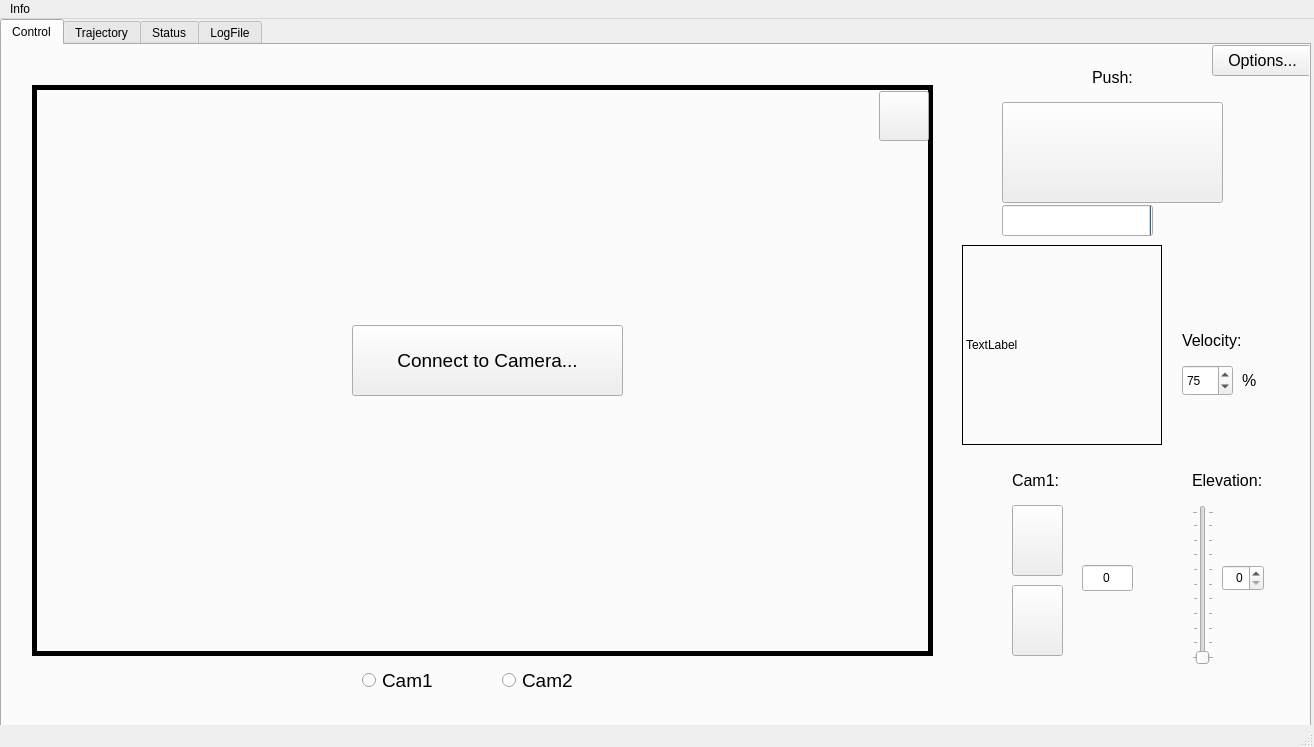
<?xml version="1.0" encoding="UTF-8"?>
<ui version="4.0">
 <class>MainWindow</class>
 <widget class="QMainWindow" name="MainWindow">
  <property name="geometry">
   <rect>
    <x>0</x>
    <y>0</y>
    <width>1314</width>
    <height>747</height>
   </rect>
  </property>
  <property name="windowTitle">
   <string>ROVER - PL1</string>
  </property>
  <widget class="QWidget" name="centralwidget">
   <widget class="QTabWidget" name="tabWidget">
    <property name="geometry">
     <rect>
      <x>0</x>
      <y>0</y>
      <width>1311</width>
      <height>731</height>
     </rect>
    </property>
    <property name="currentIndex">
     <number>0</number>
    </property>
    <widget class="QWidget" name="tab">
     <attribute name="title">
      <string>Control</string>
     </attribute>
     <widget class="QPushButton" name="qCam1Down_pushButton">
      <property name="geometry">
       <rect>
        <x>1010</x>
        <y>540</y>
        <width>51</width>
        <height>71</height>
       </rect>
      </property>
      <property name="text">
       <string/>
      </property>
      <property name="icon">
       <iconset>
        <normaloff>arrow_down.png</normaloff>arrow_down.png</iconset>
      </property>
      <property name="iconSize">
       <size>
        <width>50</width>
        <height>50</height>
       </size>
      </property>
     </widget>
     <widget class="QPushButton" name="qCam1Up_pushButton">
      <property name="geometry">
       <rect>
        <x>1010</x>
        <y>460</y>
        <width>51</width>
        <height>71</height>
       </rect>
      </property>
      <property name="text">
       <string/>
      </property>
      <property name="icon">
       <iconset>
        <normaloff>arrow_up.png</normaloff>arrow_up.png</iconset>
      </property>
      <property name="iconSize">
       <size>
        <width>50</width>
        <height>50</height>
       </size>
      </property>
     </widget>
     <widget class="QProgressBar" name="qPuls_progressBar">
      <property name="geometry">
       <rect>
        <x>1000</x>
        <y>160</y>
        <width>151</width>
        <height>31</height>
       </rect>
      </property>
      <property name="layoutDirection">
       <enum>Qt::RightToLeft</enum>
      </property>
      <property name="value">
       <number>0</number>
      </property>
      <property name="invertedAppearance">
       <bool>false</bool>
      </property>
     </widget>
     <widget class="QPushButton" name="qPuls_pushButton">
      <property name="geometry">
       <rect>
        <x>1000</x>
        <y>57</y>
        <width>221</width>
        <height>101</height>
       </rect>
      </property>
      <property name="text">
       <string/>
      </property>
      <property name="icon">
       <iconset>
        <normaloff>pulsador.png</normaloff>pulsador.png</iconset>
      </property>
      <property name="iconSize">
       <size>
        <width>200</width>
        <height>200</height>
       </size>
      </property>
     </widget>
     <widget class="QLabel" name="label_4">
      <property name="geometry">
       <rect>
        <x>1090</x>
        <y>17</y>
        <width>51</width>
        <height>31</height>
       </rect>
      </property>
      <property name="font">
       <font>
        <pointsize>12</pointsize>
       </font>
      </property>
      <property name="text">
       <string>Push:</string>
      </property>
     </widget>
     <widget class="QLabel" name="label">
      <property name="geometry">
       <rect>
        <x>1180</x>
        <y>280</y>
        <width>91</width>
        <height>31</height>
       </rect>
      </property>
      <property name="font">
       <font>
        <pointsize>12</pointsize>
       </font>
      </property>
      <property name="text">
       <string>Velocity:</string>
      </property>
     </widget>
     <widget class="QLabel" name="label_2">
      <property name="geometry">
       <rect>
        <x>1010</x>
        <y>420</y>
        <width>61</width>
        <height>31</height>
       </rect>
      </property>
      <property name="font">
       <font>
        <pointsize>12</pointsize>
       </font>
      </property>
      <property name="text">
       <string>Cam1:</string>
      </property>
     </widget>
     <widget class="QLabel" name="label_3">
      <property name="geometry">
       <rect>
        <x>1190</x>
        <y>420</y>
        <width>91</width>
        <height>31</height>
       </rect>
      </property>
      <property name="font">
       <font>
        <pointsize>12</pointsize>
       </font>
      </property>
      <property name="text">
       <string>Elevation:</string>
      </property>
     </widget>
     <widget class="QSlider" name="qElev_verticalSlider">
      <property name="geometry">
       <rect>
        <x>1190</x>
        <y>460</y>
        <width>22</width>
        <height>160</height>
       </rect>
      </property>
      <property name="value">
       <number>0</number>
      </property>
      <property name="orientation">
       <enum>Qt::Vertical</enum>
      </property>
      <property name="tickPosition">
       <enum>QSlider::TicksBothSides</enum>
      </property>
     </widget>
     <widget class="QSpinBox" name="qElev_spinBox">
      <property name="geometry">
       <rect>
        <x>1220</x>
        <y>520</y>
        <width>42</width>
        <height>26</height>
       </rect>
      </property>
      <property name="alignment">
       <set>Qt::AlignRight|Qt::AlignTrailing|Qt::AlignVCenter</set>
      </property>
     </widget>
     <widget class="QLineEdit" name="qCam1Pos_lineEdit">
      <property name="geometry">
       <rect>
        <x>1080</x>
        <y>520</y>
        <width>51</width>
        <height>26</height>
       </rect>
      </property>
      <property name="text">
       <string>0</string>
      </property>
      <property name="alignment">
       <set>Qt::AlignCenter</set>
      </property>
      <property name="readOnly">
       <bool>true</bool>
      </property>
     </widget>
     <widget class="QLabel" name="label_5">
      <property name="geometry">
       <rect>
        <x>1240</x>
        <y>320</y>
        <width>91</width>
        <height>31</height>
       </rect>
      </property>
      <property name="font">
       <font>
        <pointsize>12</pointsize>
       </font>
      </property>
      <property name="text">
       <string>%</string>
      </property>
     </widget>
     <widget class="QRadioButton" name="qCam1_RadioButton">
      <property name="enabled">
       <bool>true</bool>
      </property>
      <property name="geometry">
       <rect>
        <x>360</x>
        <y>610</y>
        <width>100</width>
        <height>50</height>
       </rect>
      </property>
      <property name="font">
       <font>
        <pointsize>14</pointsize>
       </font>
      </property>
      <property name="text">
       <string>Cam1</string>
      </property>
      <property name="checkable">
       <bool>true</bool>
      </property>
      <property name="checked">
       <bool>false</bool>
      </property>
     </widget>
     <widget class="QRadioButton" name="qCam2_radioButton">
      <property name="geometry">
       <rect>
        <x>500</x>
        <y>610</y>
        <width>100</width>
        <height>50</height>
       </rect>
      </property>
      <property name="font">
       <font>
        <pointsize>14</pointsize>
       </font>
      </property>
      <property name="text">
       <string>Cam2</string>
      </property>
      <property name="iconSize">
       <size>
        <width>50</width>
        <height>50</height>
       </size>
      </property>
     </widget>
     <widget class="QLabel" name="qVideo_label">
      <property name="geometry">
       <rect>
        <x>30</x>
        <y>40</y>
        <width>901</width>
        <height>571</height>
       </rect>
      </property>
      <property name="font">
       <font>
        <pointsize>20</pointsize>
       </font>
      </property>
      <property name="autoFillBackground">
       <bool>false</bool>
      </property>
      <property name="frameShape">
       <enum>QFrame::Box</enum>
      </property>
      <property name="frameShadow">
       <enum>QFrame::Plain</enum>
      </property>
      <property name="lineWidth">
       <number>5</number>
      </property>
      <property name="text">
       <string/>
      </property>
      <property name="scaledContents">
       <bool>true</bool>
      </property>
      <property name="margin">
       <number>0</number>
      </property>
     </widget>
     <widget class="QPushButton" name="qConnect_pushButton">
      <property name="geometry">
       <rect>
        <x>350</x>
        <y>280</y>
        <width>271</width>
        <height>71</height>
       </rect>
      </property>
      <property name="font">
       <font>
        <pointsize>14</pointsize>
       </font>
      </property>
      <property name="text">
       <string>Connect to Camera...</string>
      </property>
     </widget>
     <widget class="QPushButton" name="qVideoWindow_pushButton">
      <property name="geometry">
       <rect>
        <x>877</x>
        <y>46</y>
        <width>50</width>
        <height>50</height>
       </rect>
      </property>
      <property name="sizePolicy">
       <sizepolicy hsizetype="Fixed" vsizetype="Fixed">
        <horstretch>0</horstretch>
        <verstretch>0</verstretch>
       </sizepolicy>
      </property>
      <property name="text">
       <string/>
      </property>
      <property name="icon">
       <iconset>
        <normaloff>newWindow.PNG</normaloff>newWindow.PNG</iconset>
      </property>
      <property name="iconSize">
       <size>
        <width>40</width>
        <height>40</height>
       </size>
      </property>
      <property name="checkable">
       <bool>false</bool>
      </property>
     </widget>
     <widget class="QToolButton" name="q_toolButton_Options">
      <property name="geometry">
       <rect>
        <x>1210</x>
        <y>0</y>
        <width>101</width>
        <height>31</height>
       </rect>
      </property>
      <property name="font">
       <font>
        <pointsize>12</pointsize>
       </font>
      </property>
      <property name="text">
       <string>Options...</string>
      </property>
     </widget>
     <widget class="QSpinBox" name="spinBox">
      <property name="geometry">
       <rect>
        <x>1180</x>
        <y>320</y>
        <width>51</width>
        <height>31</height>
       </rect>
      </property>
      <property name="buttonSymbols">
       <enum>QAbstractSpinBox::UpDownArrows</enum>
      </property>
      <property name="maximum">
       <number>100</number>
      </property>
      <property name="singleStep">
       <number>5</number>
      </property>
      <property name="value">
       <number>75</number>
      </property>
     </widget>
     <widget class="QLabel" name="qJoystick_label">
      <property name="geometry">
       <rect>
        <x>960</x>
        <y>200</y>
        <width>200</width>
        <height>200</height>
       </rect>
      </property>
      <property name="frameShape">
       <enum>QFrame::Box</enum>
      </property>
      <property name="text">
       <string>TextLabel</string>
      </property>
     </widget>
    </widget>
    <widget class="QWidget" name="tab_2">
     <attribute name="title">
      <string>Trajectory</string>
     </attribute>
     <widget class="QLabel" name="label_6">
      <property name="geometry">
       <rect>
        <x>290</x>
        <y>10</y>
        <width>771</width>
        <height>621</height>
       </rect>
      </property>
      <property name="frameShape">
       <enum>QFrame::Box</enum>
      </property>
      <property name="lineWidth">
       <number>3</number>
      </property>
      <property name="text">
       <string/>
      </property>
      <property name="pixmap">
       <pixmap>trajectory2.png</pixmap>
      </property>
      <property name="scaledContents">
       <bool>true</bool>
      </property>
     </widget>
     <widget class="QPushButton" name="qTraj_pushButton">
      <property name="geometry">
       <rect>
        <x>890</x>
        <y>630</y>
        <width>171</width>
        <height>41</height>
       </rect>
      </property>
      <property name="font">
       <font>
        <pointsize>12</pointsize>
       </font>
      </property>
      <property name="text">
       <string>Export...</string>
      </property>
     </widget>
    </widget>
    <widget class="QWidget" name="tab_3">
     <attribute name="title">
      <string>Status</string>
     </attribute>
     <widget class="QLabel" name="label_7">
      <property name="geometry">
       <rect>
        <x>110</x>
        <y>170</y>
        <width>141</width>
        <height>20</height>
       </rect>
      </property>
      <property name="font">
       <font>
        <pointsize>12</pointsize>
       </font>
      </property>
      <property name="text">
       <string>Battery Level:</string>
      </property>
      <property name="alignment">
       <set>Qt::AlignCenter</set>
      </property>
     </widget>
     <widget class="QLabel" name="label_8">
      <property name="geometry">
       <rect>
        <x>460</x>
        <y>160</y>
        <width>151</width>
        <height>31</height>
       </rect>
      </property>
      <property name="font">
       <font>
        <pointsize>12</pointsize>
       </font>
      </property>
      <property name="text">
       <string>BBB:</string>
      </property>
      <property name="alignment">
       <set>Qt::AlignCenter</set>
      </property>
     </widget>
     <widget class="QLabel" name="label_9">
      <property name="geometry">
       <rect>
        <x>750</x>
        <y>160</y>
        <width>151</width>
        <height>31</height>
       </rect>
      </property>
      <property name="font">
       <font>
        <pointsize>12</pointsize>
       </font>
      </property>
      <property name="text">
       <string>ESP-CAM1:</string>
      </property>
      <property name="alignment">
       <set>Qt::AlignCenter</set>
      </property>
     </widget>
     <widget class="QLabel" name="label_10">
      <property name="geometry">
       <rect>
        <x>1040</x>
        <y>160</y>
        <width>151</width>
        <height>31</height>
       </rect>
      </property>
      <property name="font">
       <font>
        <pointsize>12</pointsize>
       </font>
      </property>
      <property name="text">
       <string>ESP-CAM2:</string>
      </property>
      <property name="alignment">
       <set>Qt::AlignCenter</set>
      </property>
     </widget>
     <widget class="QLabel" name="label_11">
      <property name="geometry">
       <rect>
        <x>720</x>
        <y>60</y>
        <width>221</width>
        <height>51</height>
       </rect>
      </property>
      <property name="font">
       <font>
        <pointsize>15</pointsize>
       </font>
      </property>
      <property name="text">
       <string>Connection Status:</string>
      </property>
     </widget>
     <widget class="QLabel" name="label_12">
      <property name="geometry">
       <rect>
        <x>80</x>
        <y>70</y>
        <width>201</width>
        <height>31</height>
       </rect>
      </property>
      <property name="font">
       <font>
        <pointsize>15</pointsize>
       </font>
      </property>
      <property name="text">
       <string>Rover Status:</string>
      </property>
      <property name="alignment">
       <set>Qt::AlignCenter</set>
      </property>
     </widget>
     <widget class="Line" name="line">
      <property name="geometry">
       <rect>
        <x>390</x>
        <y>30</y>
        <width>20</width>
        <height>621</height>
       </rect>
      </property>
      <property name="orientation">
       <enum>Qt::Vertical</enum>
      </property>
     </widget>
     <widget class="QPushButton" name="qESP1_pushButton">
      <property name="geometry">
       <rect>
        <x>760</x>
        <y>220</y>
        <width>150</width>
        <height>191</height>
       </rect>
      </property>
      <property name="text">
       <string/>
      </property>
      <property name="icon">
       <iconset>
        <normaloff>ESP32_CAM2.png</normaloff>ESP32_CAM2.png</iconset>
      </property>
      <property name="iconSize">
       <size>
        <width>150</width>
        <height>150</height>
       </size>
      </property>
     </widget>
     <widget class="QPushButton" name="qBBB_pushButton">
      <property name="geometry">
       <rect>
        <x>460</x>
        <y>220</y>
        <width>150</width>
        <height>191</height>
       </rect>
      </property>
      <property name="text">
       <string/>
      </property>
      <property name="icon">
       <iconset>
        <normaloff>BBB2.png</normaloff>BBB2.png</iconset>
      </property>
      <property name="iconSize">
       <size>
        <width>180</width>
        <height>180</height>
       </size>
      </property>
     </widget>
     <widget class="QPushButton" name="qESP2_pushButton">
      <property name="geometry">
       <rect>
        <x>1040</x>
        <y>220</y>
        <width>150</width>
        <height>191</height>
       </rect>
      </property>
      <property name="text">
       <string/>
      </property>
      <property name="icon">
       <iconset>
        <normaloff>ESP32_CAM2.png</normaloff>ESP32_CAM2.png</iconset>
      </property>
      <property name="iconSize">
       <size>
        <width>150</width>
        <height>150</height>
       </size>
      </property>
     </widget>
     <widget class="QLabel" name="qBBB_label">
      <property name="geometry">
       <rect>
        <x>460</x>
        <y>410</y>
        <width>151</width>
        <height>81</height>
       </rect>
      </property>
      <property name="font">
       <font>
        <pointsize>12</pointsize>
       </font>
      </property>
      <property name="text">
       <string>CONNECTED</string>
      </property>
      <property name="scaledContents">
       <bool>false</bool>
      </property>
      <property name="alignment">
       <set>Qt::AlignCenter</set>
      </property>
     </widget>
     <widget class="QLabel" name="qBattery_label">
      <property name="geometry">
       <rect>
        <x>110</x>
        <y>220</y>
        <width>141</width>
        <height>131</height>
       </rect>
      </property>
      <property name="text">
       <string/>
      </property>
      <property name="pixmap">
       <pixmap>Battery_full.svg</pixmap>
      </property>
      <property name="scaledContents">
       <bool>true</bool>
      </property>
     </widget>
     <widget class="QLabel" name="qESP1_label">
      <property name="geometry">
       <rect>
        <x>760</x>
        <y>410</y>
        <width>151</width>
        <height>81</height>
       </rect>
      </property>
      <property name="font">
       <font>
        <pointsize>12</pointsize>
       </font>
      </property>
      <property name="text">
       <string>DISCONNECTED</string>
      </property>
      <property name="scaledContents">
       <bool>false</bool>
      </property>
      <property name="alignment">
       <set>Qt::AlignCenter</set>
      </property>
     </widget>
     <widget class="QLabel" name="qESP2_label">
      <property name="geometry">
       <rect>
        <x>1040</x>
        <y>410</y>
        <width>151</width>
        <height>81</height>
       </rect>
      </property>
      <property name="font">
       <font>
        <pointsize>12</pointsize>
       </font>
      </property>
      <property name="text">
       <string>DISCONNECTED</string>
      </property>
      <property name="scaledContents">
       <bool>false</bool>
      </property>
      <property name="alignment">
       <set>Qt::AlignCenter</set>
      </property>
     </widget>
     <widget class="QLabel" name="qBatTxt_label">
      <property name="geometry">
       <rect>
        <x>150</x>
        <y>350</y>
        <width>63</width>
        <height>31</height>
       </rect>
      </property>
      <property name="font">
       <font>
        <pointsize>12</pointsize>
       </font>
      </property>
      <property name="text">
       <string>97%</string>
      </property>
      <property name="alignment">
       <set>Qt::AlignCenter</set>
      </property>
     </widget>
     <widget class="QLabel" name="label_13">
      <property name="geometry">
       <rect>
        <x>110</x>
        <y>440</y>
        <width>141</width>
        <height>31</height>
       </rect>
      </property>
      <property name="font">
       <font>
        <pointsize>12</pointsize>
       </font>
      </property>
      <property name="text">
       <string>Light Detector:</string>
      </property>
      <property name="alignment">
       <set>Qt::AlignCenter</set>
      </property>
     </widget>
     <widget class="QLabel" name="qLight_label">
      <property name="geometry">
       <rect>
        <x>110</x>
        <y>480</y>
        <width>141</width>
        <height>141</height>
       </rect>
      </property>
      <property name="text">
       <string/>
      </property>
      <property name="pixmap">
       <pixmap>light_on.svg</pixmap>
      </property>
      <property name="scaledContents">
       <bool>true</bool>
      </property>
     </widget>
    </widget>
    <widget class="QWidget" name="tab_4">
     <attribute name="title">
      <string>LogFile</string>
     </attribute>
     <widget class="QTextEdit" name="qLog_textEdit">
      <property name="geometry">
       <rect>
        <x>20</x>
        <y>20</y>
        <width>1241</width>
        <height>561</height>
       </rect>
      </property>
      <property name="lineWidth">
       <number>3</number>
      </property>
      <property name="html">
       <string>&lt;!DOCTYPE HTML PUBLIC &quot;-//W3C//DTD HTML 4.0//EN&quot; &quot;http://www.w3.org/TR/REC-html40/strict.dtd&quot;&gt;
&lt;html&gt;&lt;head&gt;&lt;meta name=&quot;qrichtext&quot; content=&quot;1&quot; /&gt;&lt;meta charset=&quot;utf-8&quot; /&gt;&lt;style type=&quot;text/css&quot;&gt;
p, li { white-space: pre-wrap; }
hr { height: 1px; border-width: 0; }
&lt;/style&gt;&lt;/head&gt;&lt;body style=&quot; font-family:'Segoe UI'; font-size:9pt; font-weight:400; font-style:normal;&quot;&gt;
&lt;p style=&quot; margin-top:0px; margin-bottom:0px; margin-left:0px; margin-right:0px; -qt-block-indent:0; text-indent:0px;&quot;&gt;[09:11:54]: connected to BBB&lt;/p&gt;
&lt;p style=&quot; margin-top:0px; margin-bottom:0px; margin-left:0px; margin-right:0px; -qt-block-indent:0; text-indent:0px;&quot;&gt;[09:11:56]: connected to ESP-CAM1&lt;/p&gt;
&lt;p style=&quot; margin-top:0px; margin-bottom:0px; margin-left:0px; margin-right:0px; -qt-block-indent:0; text-indent:0px;&quot;&gt;[09:11:58]: connected to ESP-CAM2&lt;/p&gt;
&lt;p style=&quot; margin-top:0px; margin-bottom:0px; margin-left:0px; margin-right:0px; -qt-block-indent:0; text-indent:0px;&quot;&gt;[09:12:23]: move forward&lt;/p&gt;
&lt;p style=&quot; margin-top:0px; margin-bottom:0px; margin-left:0px; margin-right:0px; -qt-block-indent:0; text-indent:0px;&quot;&gt;[09:13:24]: velocity changed to 50%&lt;/p&gt;
&lt;p style=&quot; margin-top:0px; margin-bottom:0px; margin-left:0px; margin-right:0px; -qt-block-indent:0; text-indent:0px;&quot;&gt;[09:13:25]: manipulator activated&lt;/p&gt;
&lt;p style=&quot; margin-top:0px; margin-bottom:0px; margin-left:0px; margin-right:0px; -qt-block-indent:0; text-indent:0px;&quot;&gt;[09:15:20]: camera moved to position +5&lt;/p&gt;&lt;/body&gt;&lt;/html&gt;</string>
      </property>
     </widget>
     <widget class="QScrollBar" name="verticalScrollBar">
      <property name="geometry">
       <rect>
        <x>1244</x>
        <y>22</y>
        <width>16</width>
        <height>555</height>
       </rect>
      </property>
      <property name="maximum">
       <number>20</number>
      </property>
      <property name="singleStep">
       <number>1</number>
      </property>
      <property name="orientation">
       <enum>Qt::Vertical</enum>
      </property>
     </widget>
     <widget class="QPushButton" name="qLog_pushButton">
      <property name="geometry">
       <rect>
        <x>1090</x>
        <y>580</y>
        <width>171</width>
        <height>41</height>
       </rect>
      </property>
      <property name="font">
       <font>
        <pointsize>12</pointsize>
       </font>
      </property>
      <property name="text">
       <string>Export...</string>
      </property>
     </widget>
    </widget>
   </widget>
  </widget>
  <widget class="QMenuBar" name="menubar">
   <property name="geometry">
    <rect>
     <x>0</x>
     <y>0</y>
     <width>1314</width>
     <height>26</height>
    </rect>
   </property>
   <widget class="QMenu" name="menuRoverData">
    <property name="title">
     <string>Info</string>
    </property>
    <addaction name="qStatus_action"/>
    <addaction name="qTraj_action"/>
   </widget>
   <addaction name="menuRoverData"/>
  </widget>
  <widget class="QStatusBar" name="statusbar"/>
  <action name="qStatus_action">
   <property name="text">
    <string>Rover Status</string>
   </property>
  </action>
  <action name="qTraj_action">
   <property name="text">
    <string>Trajectory</string>
   </property>
  </action>
 </widget>
 <resources/>
 <connections/>
</ui>
